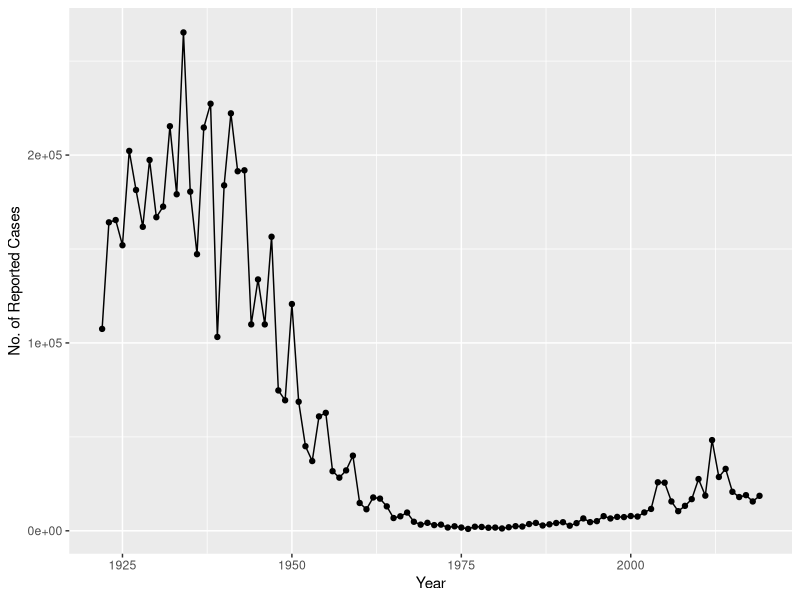
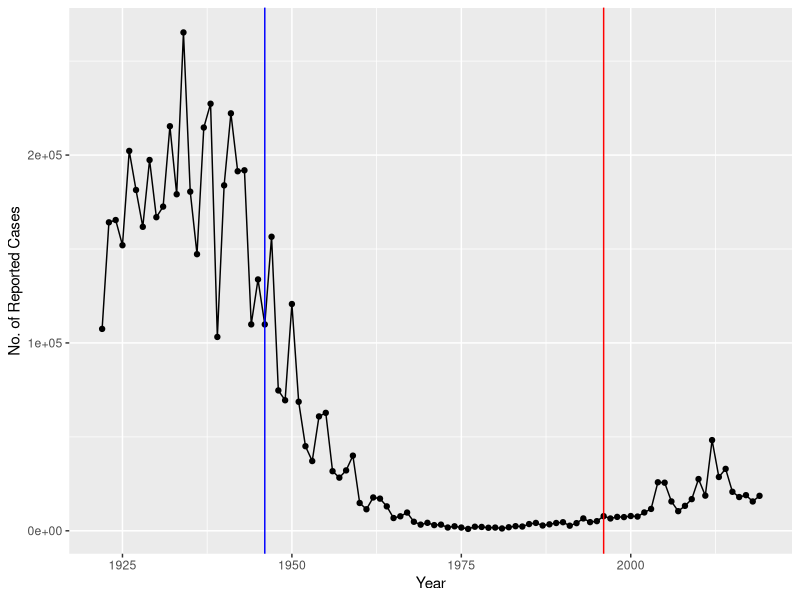

Write R code to recreate these figures, in order. (Note: this script raises an error after producing the figures.)
## ---- chunk 1

cdc <- data.frame(
                                 Year = c(1922L,1923L,1924L,1925L,
                                          1926L,1927L,1928L,1929L,1930L,1931L,
                                          1932L,1933L,1934L,1935L,1936L,
                                          1937L,1938L,1939L,1940L,1941L,1942L,
                                          1943L,1944L,1945L,1946L,1947L,
                                          1948L,1949L,1950L,1951L,1952L,
                                          1953L,1954L,1955L,1956L,1957L,1958L,
                                          1959L,1960L,1961L,1962L,1963L,
                                          1964L,1965L,1966L,1967L,1968L,1969L,
                                          1970L,1971L,1972L,1973L,1974L,
                                          1975L,1976L,1977L,1978L,1979L,1980L,
                                          1981L,1982L,1983L,1984L,1985L,
                                          1986L,1987L,1988L,1989L,1990L,
                                          1991L,1992L,1993L,1994L,1995L,1996L,
                                          1997L,1998L,1999L,2000L,2001L,
                                          2002L,2003L,2004L,2005L,2006L,2007L,
                                          2008L,2009L,2010L,2011L,2012L,
                                          2013L,2014L,2015L,2016L,2017L,2018L,
                                          2019L),
         No..Reported.Pertussis.Cases = c(107473,164191,165418,152003,
                                          202210,181411,161799,197371,
                                          166914,172559,215343,179135,265269,
                                          180518,147237,214652,227319,103188,
                                          183866,222202,191383,191890,109873,
                                          133792,109860,156517,74715,69479,
                                          120718,68687,45030,37129,60886,
                                          62786,31732,28295,32148,40005,
                                          14809,11468,17749,17135,13005,6799,
                                          7717,9718,4810,3285,4249,3036,
                                          3287,1759,2402,1738,1010,2177,2063,
                                          1623,1730,1248,1895,2463,2276,
                                          3589,4195,2823,3450,4157,4570,
                                          2719,4083,6586,4617,5137,7796,6564,
                                          7405,7298,7867,7580,9771,11647,
                                          25827,25616,15632,10454,13278,
                                          16858,27550,18719,48277,28639,32971,
                                          20762,17972,18975,15609,18617)
       )
  
## ---- chunk 2
library(ggplot2)


ggplot(cdc) +
  aes(Year, No..Reported.Pertussis.Cases) +
  geom_point() +
  geom_line() +
  labs(x="Year", y="No. of Reported Cases")


## ---- chunk 3

ggplot(cdc) +
  aes(Year, No..Reported.Pertussis.Cases) +
  geom_point() +
  geom_line() +
  geom_vline(xintercept=1946, color="blue") +
  geom_vline(xintercept=1996, color="red") +
  labs(x="Year", y="No. of Reported Cases")

## ---- chunk 4
# Allows us to read, write and process JSON data
library(jsonlite)

subject <- read_json("https://www.cmi-pb.org/api/subject", simplifyVector = TRUE) 

head(subject, 3)

## ---- chunk 5
table(subject$infancy_vac)

## ---- chunk 6
table(subject$biological_sex)

## ---- chunk 7
table(subject$biological_sex, subject$race)

## ---- chunk 8
library(lubridate)


wP_data <- subject[which(subject$infancy_vac == "wP"), ]

## ---- chunk 9

# Complete the API URLs...
specimen <- read_json("https://www.cmi-pb.org/api/specimen", simplifyVector = TRUE) 
titer <- read_json("https://www.cmi-pb.org/api/ab_titer", simplifyVector = TRUE) 

specimen

## ---- chunk 10
library("dplyr")

meta <- inner_join(specimen, subject)
dim(meta)
head(meta)

## ---- chunk 11
abdata <- inner_join(titer, meta)
dim(abdata)

abdata

## ---- chunk 12
table(abdata$isotype)

## ---- chunk 13
table(abdata$visit)

## ---- chunk 14
ig1 <- abdata %>% filter(isotype == "IgG1", visit!=8)
head(ig1)

## ---- chunk 15
ggplot(ig1) +
  aes(ab_titer, antigen) +
  geom_boxplot() + 
  facet_wrap(vars(visit), nrow=3)


## ---- chunk 16
ggplot(ig1) +
  aes(ab_titer, antigen, col=infancy_vac ) +
  geom_boxplot(show.legend = FALSE) + 
  facet_wrap(vars(visit), nrow=2) +
  theme_bw()

## ---- chunk 17
ggplot(ig1) +
  aes(ab_titer, antigen, col=infancy_vac ) +
  geom_boxplot(show.legend = FALSE) + 
  facet_wrap(vars(infancy_vac, visit), nrow=2)
## ---- chunk 18
url <- "https://www.cmi-pb.org/api/v2/rnaseq?versioned_ensembl_gene_id=eq.ENSG00000211896.7"

rna <- read_json(url, simplifyVector = TRUE) 

## ---- chunk 19
#meta <- inner_join(specimen, subject)
ssrna <- inner_join(rna, meta)

## ---- chunk 20
ggplot(ssrna) +
  aes(visit, tpm, group=subject_id, color=infancy_vac) +
  geom_point() +
  geom_line(alpha=0.2)

## ---- chunk 21
ggplot(ssrna) +
  aes(tpm, col=infancy_vac) +
  geom_boxplot() +
  facet_wrap(vars(visit))

## ---- chunk 22
ssrna %>%  
  filter(visit==4) %>% 
  ggplot() +
    aes(tpm, col=infancy_vac) + geom_density() + 
    geom_rug() 

